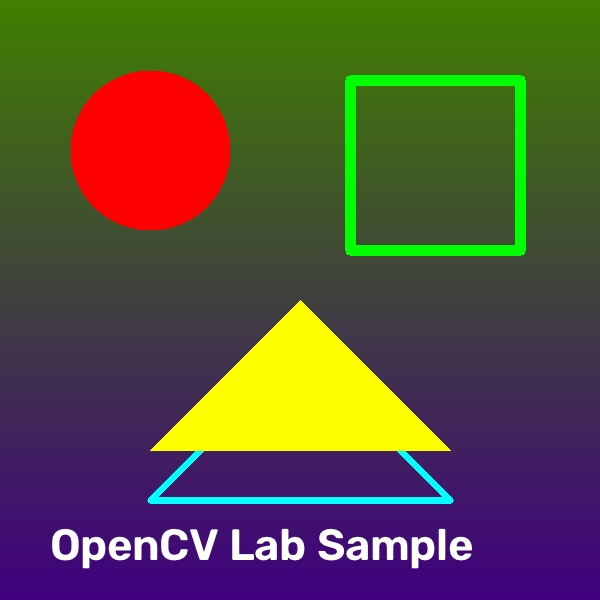
#> input picture inputs/sample.jpg, 600 x 600 px
$ python Exp_10_Homography_Matrix.py
#> lines starting #> are read from the running program, lines starting #| are printed output that depends on the picture
"""
Experiment 10: Perform transformation using Homography matrix
Description: Map the coordinates of an image using cv2.findHomography and cv2.warpPerspective.
"""
import cv2
import numpy as np
import os
import sys

def main():
    input_path = os.path.join("inputs", "sample.jpg")
    output_path = os.path.join("outputs", "Exp_10_Homography.jpg")

    img = cv2.imread(input_path)
#> img is the input picture: shape (600, 600, 3); mean B, G, R 59, 80.9, 87.9
    if img is None:
        print(f"Error: Could not read image from {input_path}")
        return

    h, w = img.shape[:2]
#> h = 600; w = 600

    # Define source coordinates (four corners of the image)
    pts_src = np.float32([[0, 0], [w - 1, 0], [w - 1, h - 1], [0, h - 1]])
#> pts_src = [[0, 0], [599, 0], [599, 599], [0, 599]]

    # Define target coordinates (skewed layout)
    pts_dst = np.float32([[50, 80], [w - 100, 40], [w - 50, h - 100], [80, h - 50]])

    # Find Homography Matrix
    H, status = cv2.findHomography(pts_src, pts_dst)
#> status = [1, 1, 1, 1]
    print("Estimated Homography Matrix:\n", H)
#| Estimated Homography Matrix:
#|  [[ 7.65374084e-01  4.41598671e-02  5.00000000e+01]
#|  [-6.56482035e-02  7.43916282e-01  8.00000000e+01]
#|  [ 2.82439945e-05 -7.40450667e-05  1.00000000e+00]]

    # Warp perspective using Homography
    homography_result = cv2.warpPerspective(img, H, (w, h))
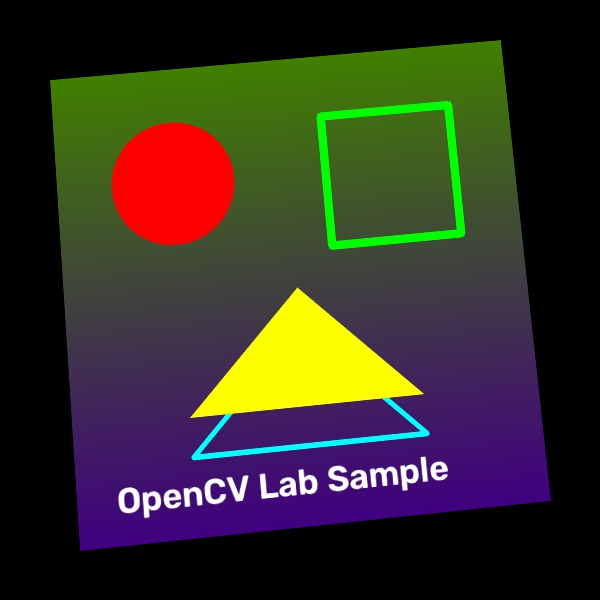
#> homography_result: shape (600, 600, 3); mean B, G, R 36.4, 48.1, 53

    # Save the output
    os.makedirs("outputs", exist_ok=True)
    cv2.imwrite(output_path, homography_result)
    print(f"Homography warped image saved to: {output_path}")

    # Display the result
    headless = os.environ.get("CV_HEADLESS", "0") == "1" or not sys.stdin.isatty()
    if not headless:
        try:
            cv2.imshow("Original Image", img)
            cv2.imshow("Homography Result", homography_result)
            print("Press any key in the image window to close.")
            cv2.waitKey(0)
            cv2.destroyAllWindows()
        except Exception as e:
            print(f"Display not available: {e}")
    else:
        print("Running in headless mode. Skipping display window.")

if __name__ == "__main__":
    main()
